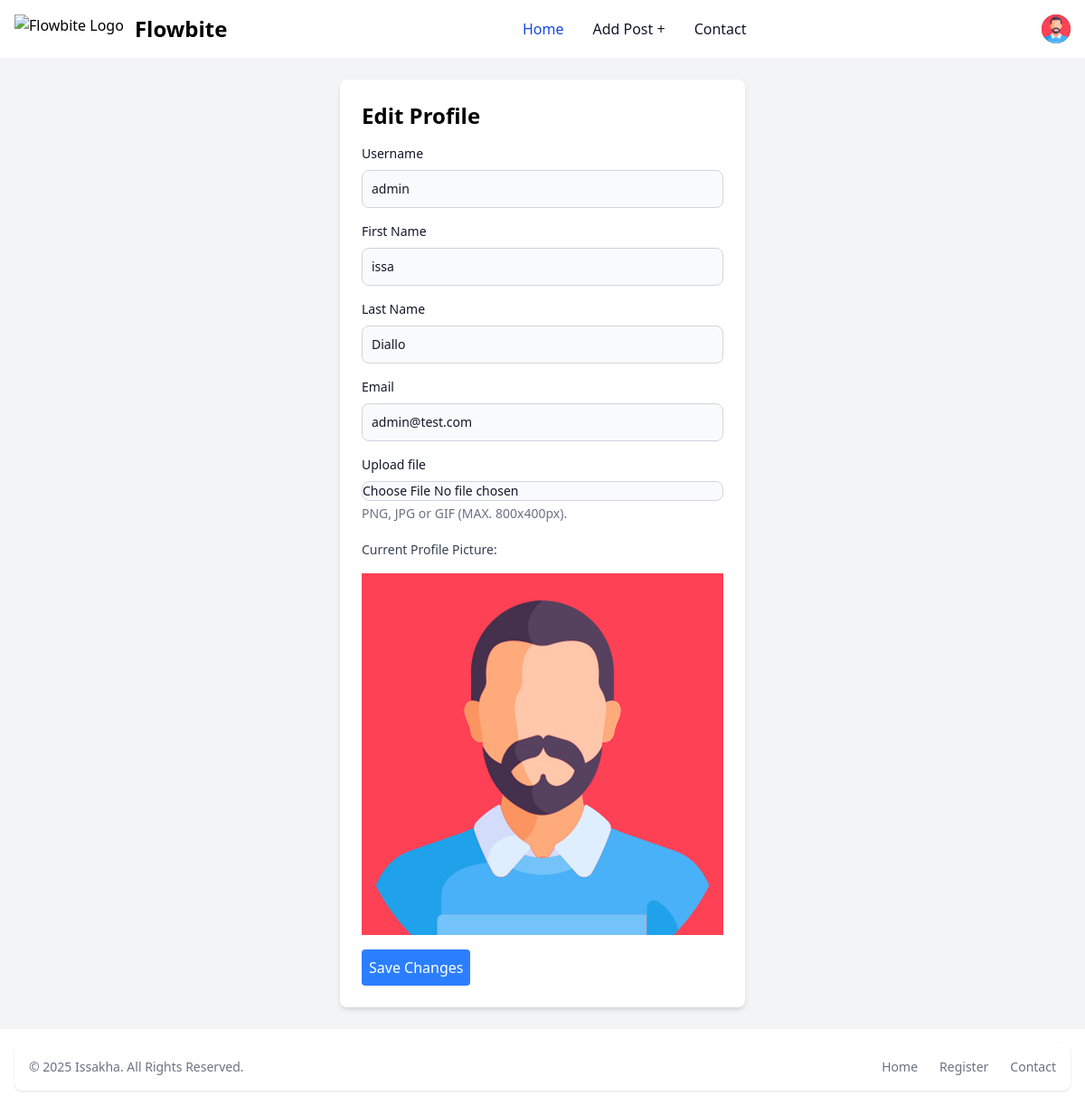
Screenshot of /edit_profile (signed in) with the database file from the repository.
### app.py (models this page shows, shortened)
class User(db.Model, UserMixin):
    __tablename__ = 'user'
    id = db.Column(db.Integer(), primary_key=True)
    username = db.Column(db.String(255), nullable=False, unique=True)
    first_name = db.Column(db.String(50), nullable =False)
    last_name = db.Column(db.String(50), nullable =False)
    email = db.Column(db.String(255), nullable=False, unique=True)
    img_user_view = db.Column(db.String(255), nullable=True)
    image_mime_type = db.Column(db.String(50), nullable=True)
    password_hash =  db.Column(db.Text(), nullable=False)

### app.py (the view)
@app.route('/edit_profile')
@login_required
def edit_profile():
    return render_template('profile.html', user=current_user)

### app.py (called while the page is built)
@login_manager.user_loader
def user_loader(id):
    return User.query.get(int(id))

### templates/profile.html (shortened to what this page needs)
{% extends 'base.html' %}
{% block content %}
<div class="max-w-md mx-auto bg-white p-6 rounded-lg shadow-md">
    <h1 class="text-2xl font-bold mb-4">Edit Profile</h1>
    <form action="profile" method="post" enctype="multipart/form-data" class="space-y-4">
        <div>
            <label for="username" class="block mb-2 text-sm font-medium text-gray-900 dark:text-white">Username</label>
            <input type="text" name="username" id="username" value="{{ user.username }}" class="bg-gray-50 border border-gray-300 text-gray-900 text-sm rounded-lg focus:ring-blue-500 focus:border-blue-500 block w-full p-2.5 dark:bg-gray-700 dark:border-gray-600 dark:placeholder-gray-400 dark:text-white dark:focus:ring-blue-500 dark:focus:border-blue-500">
        </div>
        <div>
            <label for="first_name" class="block mb-2 text-sm font-medium text-gray-900 dark:text-white">First Name</label>
            <input type="text" name="first_name" id="first_name" value="{{ user.first_name }}" class="bg-gray-50 border border-gray-300 text-gray-900 text-sm rounded-lg focus:ring-blue-500 focus:border-blue-500 block w-full p-2.5 dark:bg-gray-700 dark:border-gray-600 dark:placeholder-gray-400 dark:text-white dark:focus:ring-blue-500 dark:focus:border-blue-500">
        </div>
        <div>
            <label for="last_name" class="block mb-2 text-sm font-medium text-gray-900 dark:text-white">Last Name</label>
            <input type="text" name="last_name" id="last_name" value="{{ user.last_name }}" class="bg-gray-50 border border-gray-300 text-gray-900 text-sm rounded-lg focus:ring-blue-500 focus:border-blue-500 block w-full p-2.5 dark:bg-gray-700 dark:border-gray-600 dark:placeholder-gray-400 dark:text-white dark:focus:ring-blue-500 dark:focus:border-blue-500">
        </div>
        <div>
            <label for="email" class="block mb-2 text-sm font-medium text-gray-900 dark:text-white">Email</label>
            <input type="email" name="email" id="email" value="{{ user.email }}" class="bg-gray-50 border border-gray-300 text-gray-900 text-sm rounded-lg focus:ring-blue-500 focus:border-blue-500 block w-full p-2.5 dark:bg-gray-700 dark:border-gray-600 dark:placeholder-gray-400 dark:text-white dark:focus:ring-blue-500 dark:focus:border-blue-500">
        </div>
        <div class="mb-5">
            <label class="block mb-2 text-sm font-medium text-gray-900 dark:text-white" for="file_input">Upload file</label>
            <input class="block w-full text-sm text-gray-900 border border-gray-300 rounded-lg cursor-pointer bg-gray-50 dark:text-gray-400 focus:outline-none dark:bg-gray-700 dark:border-gray-600 dark:placeholder-gray-400" aria-describedby="file_input_help" id="file_input" name="file" type="file">
            <p class="mt-1 text-sm text-gray-500 dark:text-gray-300" id="file_input_help">PNG, JPG or GIF (MAX. 800x400px).</p>
        </div>
        {% if user.img_user_view %}
                <p class="text-sm text-gray-700">Current Profile Picture:</p>
                <img src="{{ url_for('serve_user_image', user_id=user.id) }}" alt="Profile picture" class="mt-2 max-w-full h-auto">
              {% else %}
  <p>No image ....</p>
        {% endif %}
        <button type="submit" class="bg-blue-500 text-white p-2 rounded hover:bg-blue-600">Save Changes</button>
    </form>
</div>
{% endblock content %}

### templates/base.html (shortened to what this page needs)
<!DOCTYPE html>
<html lang="en">
<head>
    <meta name="viewport" content="width=device-width, initial-scale=1.0"><script src="https://cdn.jsdelivr.net/npm/@tailwindcss/browser@4"></script>
</head>
<body>
<header>
<nav class="bg-white border-gray-200 dark:bg-gray-900">
  <div class="max-w-screen-xl flex flex-wrap items-center justify-between mx-auto p-4">
    <a href="{{url_for('index')}}" class="flex items-center space-x-3 rtl:space-x-reverse">
        <img src="https://flowbite.com/docs/images/logo.svg" class="h-8" alt="Flowbite Logo" />
        <span class="self-center text-2xl font-semibold whitespace-nowrap dark:text-white">Flowbite</span>
    </a>
    <div class="flex items-center md:order-2 space-x-3 md:space-x-0 rtl:space-x-reverse">
        <button type="button" class="flex text-sm bg-gray-800 rounded-full md:me-0 focus:ring-4 focus:ring-gray-300 dark:focus:ring-gray-600" id="user-menu-button" aria-expanded="false" data-dropdown-toggle="user-dropdown" data-dropdown-placement="bottom">
          {% if current_user.img_user_view %}
          <img class="w-8 h-8 rounded-full" src="{{ url_for('static', filename='uploads/' + current_user.img_user_view) }}" alt="user photo">
          {% else %}
          <img class="w-8 h-8 rounded-full" src="/docs/images/people/profile-picture-3.jpg" alt="user photo">
          {% endif %}
        </button>
    </div>
    <div class="items-center justify-between hidden w-full md:flex md:w-auto md:order-1" id="navbar-user">
      <ul class="flex flex-col font-medium p-4 md:p-0 mt-4 border border-gray-100 rounded-lg bg-gray-50 md:space-x-8 rtl:space-x-reverse md:flex-row md:mt-0 md:border-0 md:bg-white dark:bg-gray-800 md:dark:bg-gray-900 dark:border-gray-700">
        <li>
          <a href="{{url_for('index')}}" class="block py-2 px-3 text-white bg-blue-700 rounded-sm md:bg-transparent md:text-blue-700 md:p-0 md:dark:text-blue-500" aria-current="page">Home</a>
        </li>
        {% if current_user.is_authenticated %}
        <li>
          <a href="{{url_for('create_post')}}" class="block py-2 px-3 text-gray-900 rounded-sm hover:bg-gray-100 md:hover:bg-transparent md:hover:text-blue-700 md:p-0 dark:text-white md:dark:hover:text-blue-500 dark:hover:bg-gray-700 dark:hover:text-white md:dark:hover:bg-transparent dark:border-gray-700">Add Post +</a>
        </li>
        {% endif %}
        <li>
          <a href="{{url_for('contact')}}" class="block py-2 px-3 text-gray-900 rounded-sm hover:bg-gray-100 md:hover:bg-transparent md:hover:text-blue-700 md:p-0 dark:text-white md:dark:hover:text-blue-500 dark:hover:bg-gray-700 dark:hover:text-white md:dark:hover:bg-transparent dark:border-gray-700">Contact</a>
        </li>
      </ul>
    </div>
  </div>
</nav>
</header>
    <main class="bg-gray-100 p-6">
        {% block content %}
        {% endblock content %}
    </main>
<footer class="bg-white rounded-lg shadow-sm m-4 dark:bg-gray-800">
    <div class="w-full mx-auto max-w-screen-xl p-4 md:flex md:items-center md:justify-between">
      <span class="text-sm text-gray-500 sm:text-center dark:text-gray-400">© 2025 <a href="https://flowbite.com/" class="hover:underline">Issakha</a>. All Rights Reserved.
    </span>
    <ul class="flex flex-wrap items-center mt-3 text-sm font-medium text-gray-500 dark:text-gray-400 sm:mt-0">
        <li>
            <a href="{{url_for('index')}}" class="hover:underline me-4 md:me-6">Home</a>
        </li>
        <li>
            <a href="{{url_for('register')}}"class="hover:underline me-4 md:me-6">Register</a>
        </li>
        <li>
            <a href="{{url_for('contact')}}" class="hover:underline">Contact</a>
        </li>
    </ul>
    </div>
</footer>
</body>
</html>

### rows the page displays
User: img_user_view (placeholder picture), username "admin", first_name "issa", last_name "Diallo", email "admin@test.com"
